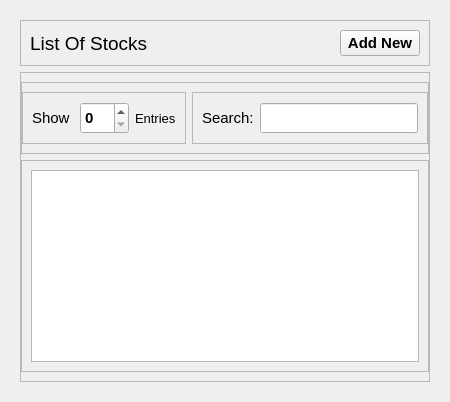
               <widget class="QWidget" name="page_8">
                <layout class="QVBoxLayout" name="verticalLayout_17">
                 <item>
                  <widget class="QWidget" name="widget_5" native="true">
                   <layout class="QVBoxLayout" name="verticalLayout_29">
                    <item alignment="Qt::AlignTop">
                     <widget class="QFrame" name="frame_18">
                      <property name="frameShape">
                       <enum>QFrame::StyledPanel</enum>
                      </property>
                      <property name="frameShadow">
                       <enum>QFrame::Raised</enum>
                      </property>
                      <layout class="QHBoxLayout" name="horizontalLayout_22">
                       <item>
                        <widget class="QLabel" name="label_10">
                         <property name="font">
                          <font>
                           <pointsize>14</pointsize>
                           <weight>50</weight>
                           <bold>false</bold>
                           <underline>false</underline>
                          </font>
                         </property>
                         <property name="text">
                          <string>List Of Stocks</string>
                         </property>
                        </widget>
                       </item>
                       <item alignment="Qt::AlignRight">
                        <widget class="QPushButton" name="pushButton_11">
                         <property name="font">
                          <font>
                           <pointsize>11</pointsize>
                           <weight>75</weight>
                           <bold>true</bold>
                          </font>
                         </property>
                         <property name="text">
                          <string>Add New</string>
                         </property>
                         <property name="icon">
                          <iconset resource="icons/icons.qrc">
                           <normaloff>:/icons/plus.svg</normaloff>:/icons/plus.svg</iconset>
                         </property>
                         <property name="iconSize">
                          <size>
                           <width>24</width>
                           <height>24</height>
                          </size>
                         </property>
                        </widget>
                       </item>
                      </layout>
                     </widget>
                    </item>
                    <item>
                     <widget class="QFrame" name="frame_19">
                      <property name="sizePolicy">
                       <sizepolicy hsizetype="Expanding" vsizetype="Expanding">
                        <horstretch>0</horstretch>
                        <verstretch>0</verstretch>
                       </sizepolicy>
                      </property>
                      <property name="frameShape">
                       <enum>QFrame::StyledPanel</enum>
                      </property>
                      <property name="frameShadow">
                       <enum>QFrame::Raised</enum>
                      </property>
                      <layout class="QVBoxLayout" name="verticalLayout_30">
                       <property name="leftMargin">
                        <number>0</number>
                       </property>
                       <property name="rightMargin">
                        <number>0</number>
                       </property>
                       <item>
                        <widget class="QFrame" name="frame_20">
                         <property name="frameShape">
                          <enum>QFrame::StyledPanel</enum>
                         </property>
                         <property name="frameShadow">
                          <enum>QFrame::Raised</enum>
                         </property>
                         <layout class="QHBoxLayout" name="horizontalLayout_24">
                          <property name="leftMargin">
                           <number>0</number>
                          </property>
                          <property name="rightMargin">
                           <number>0</number>
                          </property>
                          <item alignment="Qt::AlignLeft">
                           <widget class="QFrame" name="frame_22">
                            <property name="font">
                             <font>
                              <pointsize>4</pointsize>
                             </font>
                            </property>
                            <property name="frameShape">
                             <enum>QFrame::StyledPanel</enum>
                            </property>
                            <property name="frameShadow">
                             <enum>QFrame::Raised</enum>
                            </property>
                            <layout class="QHBoxLayout" name="horizontalLayout_23">
                             <item>
                              <widget class="QLabel" name="label_32">
                               <property name="font">
                                <font>
                                 <pointsize>11</pointsize>
                                </font>
                               </property>
                               <property name="text">
                                <string>Show </string>
                               </property>
                              </widget>
                             </item>
                             <item>
                              <widget class="QSpinBox" name="spinBox">
                               <property name="sizePolicy">
                                <sizepolicy hsizetype="Minimum" vsizetype="Preferred">
                                 <horstretch>0</horstretch>
                                 <verstretch>0</verstretch>
                                </sizepolicy>
                               </property>
                               <property name="minimumSize">
                                <size>
                                 <width>49</width>
                                 <height>32</height>
                                </size>
                               </property>
                               <property name="font">
                                <font>
                                 <pointsize>11</pointsize>
                                 <weight>75</weight>
                                 <bold>true</bold>
                                </font>
                               </property>
                              </widget>
                             </item>
                             <item>
                              <widget class="QLabel" name="label_33">
                               <property name="font">
                                <font>
                                 <pointsize>10</pointsize>
                                </font>
                               </property>
                               <property name="text">
                                <string>Entries</string>
                               </property>
                              </widget>
                             </item>
                            </layout>
                           </widget>
                          </item>
                          <item alignment="Qt::AlignRight">
                           <widget class="QFrame" name="frame_23">
                            <property name="frameShape">
                             <enum>QFrame::StyledPanel</enum>
                            </property>
                            <property name="frameShadow">
                             <enum>QFrame::Raised</enum>
                            </property>
                            <layout class="QHBoxLayout" name="horizontalLayout_25">
                             <item>
                              <widget class="QLabel" name="label_34">
                               <property name="font">
                                <font>
                                 <pointsize>11</pointsize>
                                </font>
                               </property>
                               <property name="text">
                                <string>Search:</string>
                               </property>
                              </widget>
                             </item>
                             <item>
                              <widget class="QLineEdit" name="lineEdit">
                               <property name="sizePolicy">
                                <sizepolicy hsizetype="Minimum" vsizetype="Maximum">
                                 <horstretch>0</horstretch>
                                 <verstretch>0</verstretch>
                                </sizepolicy>
                               </property>
                               <property name="minimumSize">
                                <size>
                                 <width>158</width>
                                 <height>0</height>
                                </size>
                               </property>
                               <property name="maximumSize">
                                <size>
                                 <width>16777215</width>
                                 <height>30</height>
                                </size>
                               </property>
                               <property name="baseSize">
                                <size>
                                 <width>0</width>
                                 <height>0</height>
                                </size>
                               </property>
                               <property name="font">
                                <font>
                                 <pointsize>10</pointsize>
                                </font>
                               </property>
                              </widget>
                             </item>
                            </layout>
                           </widget>
                          </item>
                         </layout>
                        </widget>
                       </item>
                       <item>
                        <widget class="QFrame" name="frame_21">
                         <property name="sizePolicy">
                          <sizepolicy hsizetype="Preferred" vsizetype="Expanding">
                           <horstretch>0</horstretch>
                           <verstretch>0</verstretch>
                          </sizepolicy>
                         </property>
                         <property name="frameShape">
                          <enum>QFrame::StyledPanel</enum>
                         </property>
                         <property name="frameShadow">
                          <enum>QFrame::Raised</enum>
                         </property>
                         <layout class="QVBoxLayout" name="verticalLayout_32">
                          <item>
                           <widget class="QTableView" name="tableView"/>
                          </item>
                         </layout>
                        </widget>
                       </item>
                      </layout>
                     </widget>
                    </item>
                   </layout>
                  </widget>
                 </item>
                </layout>
               </widget>
